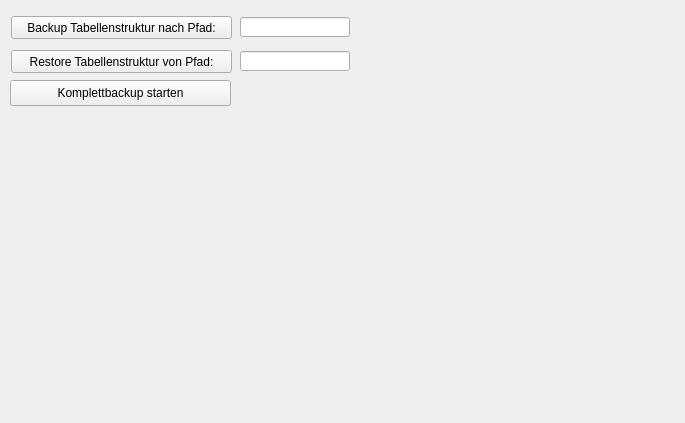
<?xml version="1.0" encoding="UTF-8"?>
<ui version="4.0">
 <class>Form_backup</class>
 <widget class="QWidget" name="Form_backup">
  <property name="geometry">
   <rect>
    <x>0</x>
    <y>0</y>
    <width>685</width>
    <height>423</height>
   </rect>
  </property>
  <property name="windowTitle">
   <string>Form</string>
  </property>
  <widget class="QPushButton" name="pushButton_backup">
   <property name="geometry">
    <rect>
     <x>11</x>
     <y>16</y>
     <width>221</width>
     <height>23</height>
    </rect>
   </property>
   <property name="text">
    <string>Backup Tabellenstruktur nach Pfad:</string>
   </property>
  </widget>
  <widget class="QPushButton" name="pushButton_restore">
   <property name="geometry">
    <rect>
     <x>11</x>
     <y>50</y>
     <width>221</width>
     <height>23</height>
    </rect>
   </property>
   <property name="text">
    <string>Restore Tabellenstruktur von Pfad:</string>
   </property>
  </widget>
  <widget class="QLineEdit" name="lineEdit_backupto">
   <property name="geometry">
    <rect>
     <x>240</x>
     <y>17</y>
     <width>110</width>
     <height>20</height>
    </rect>
   </property>
  </widget>
  <widget class="QLineEdit" name="lineEdit_restorefrom">
   <property name="geometry">
    <rect>
     <x>240</x>
     <y>51</y>
     <width>110</width>
     <height>20</height>
    </rect>
   </property>
  </widget>
  <widget class="QPushButton" name="pushButton_backup_all">
   <property name="geometry">
    <rect>
     <x>10</x>
     <y>80</y>
     <width>221</width>
     <height>26</height>
    </rect>
   </property>
   <property name="text">
    <string>Komplettbackup starten</string>
   </property>
  </widget>
 </widget>
 <resources/>
 <connections/>
</ui>
